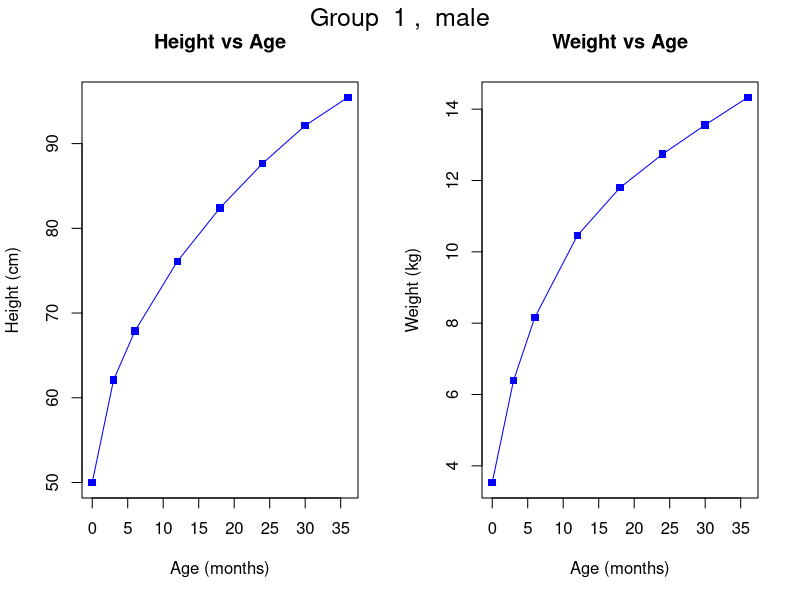
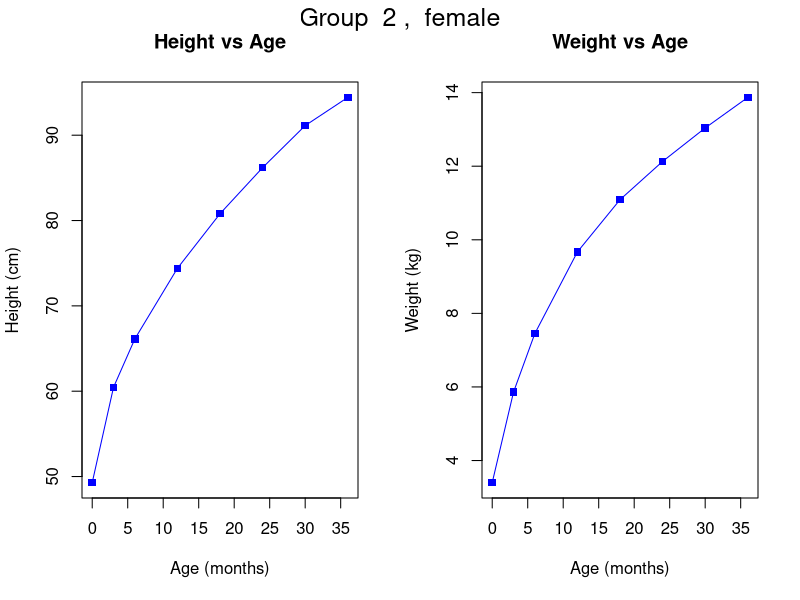

Generate these figures, in order, with R:
## ---- chunk 1
age = c(0, 3, 6, 12, 18, 24, 30, 36)                                      # in months
male.wt = c( 3.53, 6.39, 8.16, 10.46, 11.80, 12.74, 13.56, 14.33)         # weight of male infants, in kg
female.wt = c( 3.40, 5.86, 7.45, 9.67, 11.09, 12.13, 13.04, 13.87)        # weight of female infants, in kg
male.ht = c(49.99, 62.08, 67.86, 76.11, 82.41, 87.66, 92.13, 95.45)       # height of male infants, in cm
female.ht = c(49.29, 60.46, 66.12, 74.40, 80.80, 86.20, 91.13, 94.43)     # height of female infants, in cm
## ---- chunk 2
# define a class called "infant", it has attributes ID, sex, age, height and weight
infant <- function(ID, sex, age, ht, wt) {
   out <- list(ID=ID, sex=sex, data=data.frame(Age.month=age, HT.cm=ht, WT.kg=wt))
   class(out) <- "infant"
   invisible(out)
}
## ---- chunk 3
x <- infant(1, "male", age, male.ht, male.wt)
y <- infant(2, "female", age, female.ht, female.wt)
## ---- chunk 4
# Print method for infant class
   print.infant <- function(object) {
   cat("Group ID =", object$ID, "\nSex =", object$sex, "\n")
   print(object$data)
}

# Plot method for infant class
plot.infant <- function(object) {
   data <- object$data
   par(mfrow=c(1,2))
   plot(data$Age, data$HT.cm, type="o", pch=15, col="blue",
        xlab="Age (months)", ylab="Height (cm)", main="Height vs Age")
   plot(data$Age, data$WT.kg, type="o", pch=15, col="blue",
        xlab="Age (months)", ylab="Weight (kg)", main="Weight vs Age")
   mtext(paste("Group ", object$ID, ", ", object$sex), side=3, outer=TRUE, line=-1.5, cex=1.5)
}
## ---- chunk 5
print(x)
print(y)
## ---- chunk 6
plot(x)
plot(y)
